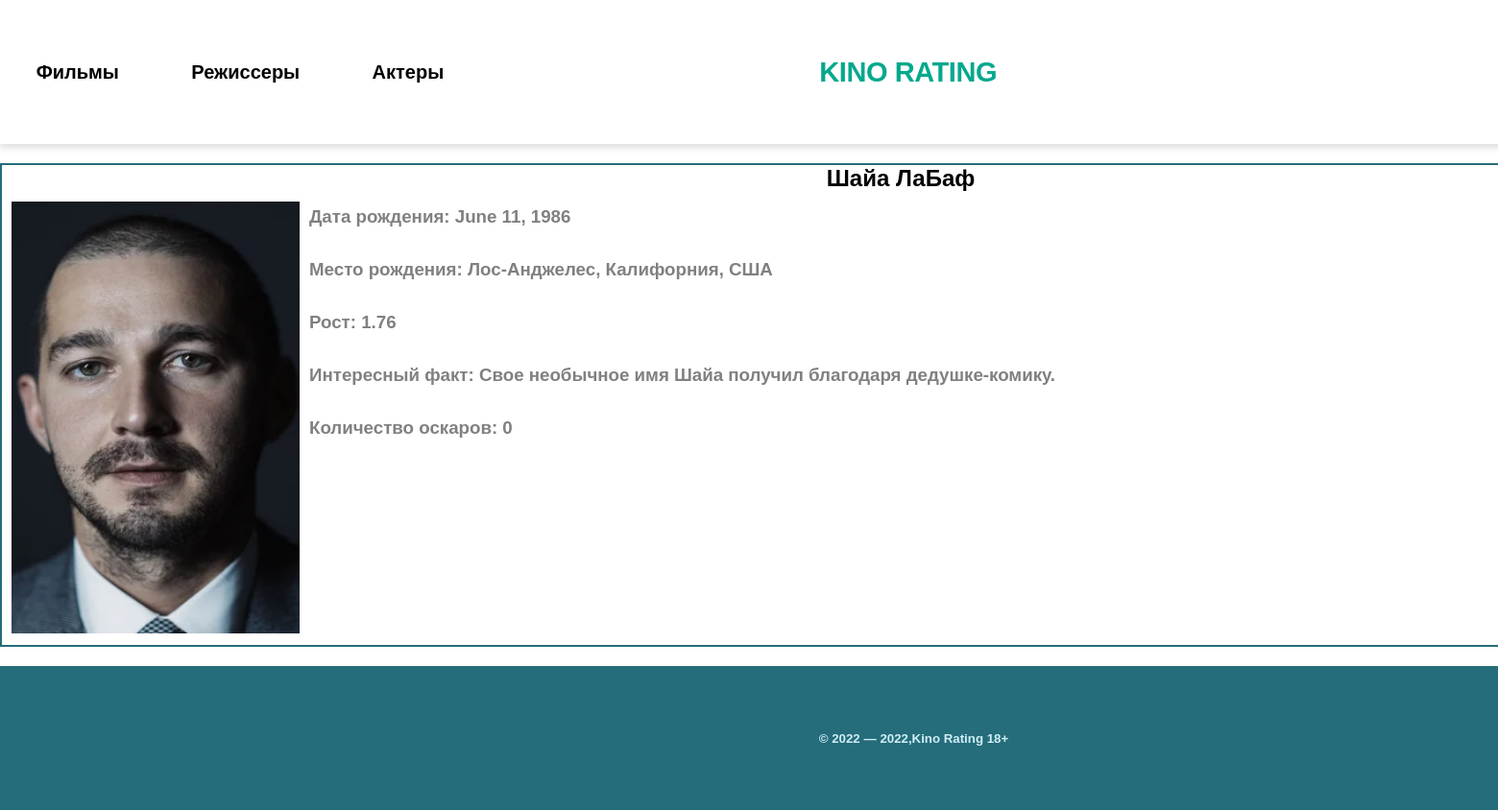
Page /actors/1 on the committed database.
### kino/models.py (models this page shows, shortened)
class Actor(models.Model):
    first_name = models.CharField(max_length=40)
    second_name = models.CharField(max_length=40)
    date_of_birth = models.DateField()
    height = models.FloatField(
        validators=[MaxValueValidator(2.30), MinValueValidator(1.30)])  # Ограничиваем рост актера
    image = models.FileField(upload_to='directors', null=True)
    place_of_birth = models.CharField(max_length=200, null=True, default=None)
    interesting_fact = models.CharField(max_length=1000, null=True, default=None, blank=True)
    numbers_of_oscar = models.IntegerField(validators=[MinValueValidator(0)], null=True, default=None)

### kino/views.py (the view)
# urls.py: path('actors/<int:pk>',views.DetailActor.as_view(),name='actor_detail'),
class DetailActor(DetailView):
    template_name = 'kino/detail_actor.html'
    model = Actor

### kino/templates/kino/detail_actor.html (shortened to what this page needs)
{% extends 'base.html' %}
{% load static %}
{% block css%}<link rel="stylesheet" href=" {% static 'kino/css/detail_actor.css' %}">{% endblock %}
{% block content%}
    <div class="one_actor">
        <h2 align="center">{{ actor.first_name }} {{ actor.second_name }}</h2>
        <img src="{{ actor.image.url }}" alt="" align="left">
        <div class="info_about_actor" align="left">
            <h3 class="elem_info">Дата рождения: {{ actor.date_of_birth }}</h3>
            <br>
            <h3 class="elem_info">Место рождения: {{ actor.place_of_birth }}</h3>
            <br>
            <h3 class="elem_info">Рост: {{ actor.height }}</h3>
            <br>
            <h3 class="elem_info">Интересный факт: {{ actor.interesting_fact }}</h3>
            <br>
            <h3 class="elem_info">Количество оскаров: {{ actor.numbers_of_oscar }}</h3>
        </div>
    </div>
{% endblock %}

### static/kino/css/base.css (style rules this page uses)
* { margin: 0; padding: 0; }
body { font-family: 'Montserrat',sans-serif; }

### static/kino/css/detail_actor.css (style rules this page uses)
.one_actor { margin-top: 20px; margin-bottom: 20px; height: 500px; width: 1872px; border: 2px solid #256D7B; }
.one_actor img { height: 450px; width: 300px; padding: 10px; }
.info_about_actor { padding-left: 20px; margin-top: 15px; font-weight: 300; color: grey; }
.elem_info { margin-top: 15px; }

### rows in the picture
Actor: first_name "Шайа", second_name "ЛаБаф", image (picture), date_of_birth "June 11, 1986", place_of_birth "Лос-Анджелес, Калифорния, США", height "1.76", interesting_fact "Свое необычное имя Шайа получил благодаря дедушке-комику.", numbers_of_oscar "0"
